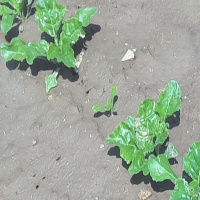
#> input picture data/im_100.jpg, 200 x 200 px; its folder holds only this picture in this run
$ jupyter execute --allow-errors play_img_processing.ipynb
#> lines starting #> are read from the running program, lines starting #| are printed output that depends on the picture; after the words box and inside, x2 and y2 are one past the last pixel; in counts of white or black regions, pixels touching at a corner belong together
#> call 2 of plant_detect, with path = 'data/im_100.jpg', verbose = False
#> in plant_detect, img_cv is the input picture: shape (200, 200, 3); mean B, G, R 151.8, 169, 154.5
[cell 1]
import cv2
import numpy as np
import matplotlib.pyplot as plt

import os
from tqdm import tqdm

[cell 2]
def ndi(img):
    R = img[:, :, 0].astype(int)
    G = img[:, :, 1].astype(int)
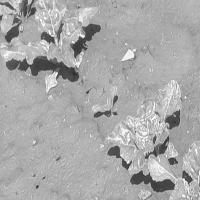
#> G: shape (200, 200) int64; min 32, max 255, mean 169

    NDI = 128 * ((G - R)/(G + R) + 1)
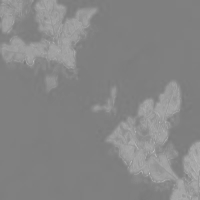
#> NDI: shape (200, 200) float64; min 121, max 196.7, mean 134.4

    return NDI.astype('uint8')

[cell 3]
def exg(img):
    R = img[:, :, 0].astype(int)
    G = img[:, :, 1].astype(int)
    B = img[:, :, 2].astype(int)
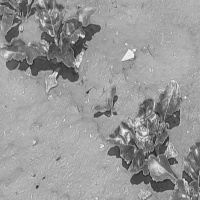
#> B: shape (200, 200) int64; min 22, max 246, mean 151.8

    sum_RGB = R + G + B
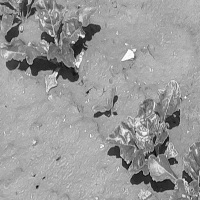
#> sum_RGB: shape (200, 200) int64; min 93, max 727, mean 475.3; drawn with min black and max white
    EXG = 64 *((2 * G - R - B) / sum_RGB + 2)

    return EXG.astype('uint8')

[cell 4]
# [7 lines left out: function cive, not called in this run]

[cell 5]
# [9 lines left out: function exgr, not called in this run]

[cell 6]
# [10 lines left out: function veg, not called in this run]

[cell 7]
# [7 lines left out: function mexg, not called in this run]

[cell 8]
def otsu_binarization(img, verbose=False):
#> called with verbose = False
    blur = cv2.GaussianBlur(img,(5,5),0)
    th1, ret = cv2.threshold(blur,0,255,cv2.THRESH_BINARY+cv2.THRESH_OTSU)
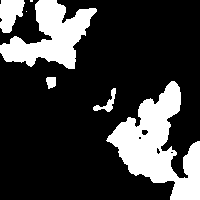
#> ret: shape (200, 200); 23.1% white; 7 white regions (2 under 20 px), largest, box (x1, y1, x2, y2) and area: (106, 81, 200, 200) 5104, (0, 0, 97, 69) 3261, (0, 0, 25, 33) 587, (93, 88, 116, 112) 171, (46, 77, 56, 89) 98
#> th1 = 140
    if verbose:
        print(th1)
    return th1, ret

[cell 9]
# [6 lines left out: function fixed_binarization, not called in this run]

[cell 10]
def mean_binarization(img):
    th3 = cv2.adaptiveThreshold(img,255,cv2.ADAPTIVE_THRESH_GAUSSIAN_C, cv2.THRESH_BINARY,11,2)
    return th3

[cell 11]
def imshow(img, verbose=True, gray=True):
    if verbose:
        plt.figure()
        if gray:
            plt.imshow(img, cmap='gray')
        else:
            plt.imshow(img)

# Play around

[cell 12]
# Read image
img_cv = cv2.imread('data/im_109.jpg')
#> (the rest of this cell did not finish here and is left out)

#> (a cell that did not finish here is left out)

#> (a cell that did not finish here is left out)

#> (a cell that did not finish here is left out)

#> (a cell that did not finish here is left out)

# Version 1

[cell 17]
def plant_detect(path, verbose=False):
    # Read image
    img_cv = cv2.imread(path)
    img = img_cv[:, :, ::-1]
    imshow(img, verbose=verbose, gray=False)

    # Calculate enhanced image
    ndi_img = ndi(img)
    imshow(ndi_img, verbose=verbose)

    exg_img = exg(img)
    imshow(exg_img, verbose=verbose)

    # Segmentaion
    thistle_th, ndi_binary_img = otsu_binarization(ndi_img, verbose=verbose)
    imshow(ndi_binary_img, verbose=verbose)

    beet_th, exg_binary_img = otsu_binarization(exg_img, verbose=verbose)
    imshow(exg_binary_img, verbose=verbose)

    kernel = np.ones((5,5),np.uint8)
    exg_dilation_img = cv2.dilate(exg_binary_img,kernel,iterations = 1)
    mask = ((ndi_binary_img != 0) & (exg_dilation_img == 0))
    thistle_img = np.zeros_like(ndi_binary_img)
    thistle_img[mask] = 255
    imshow(thistle_img, verbose=verbose)

    #
    plant_img = np.copy(img)
    plant_img[ndi_binary_img==0]=[0, 0, 0]
    imshow(plant_img, verbose=verbose, gray=False)

    # Find contour
    img2 = np.copy(img)
    contours, _ = cv2.findContours(thistle_img,cv2.RETR_TREE,cv2.CHAIN_APPROX_SIMPLE)
    for contour in contours:
        (x,y,w,h) = cv2.boundingRect(contour)
        if w * h > 900:
            cv2.rectangle(img2, (x,y), (x+w,y+h), (0,255,0), 2)

    contours, _ = cv2.findContours(exg_binary_img,cv2.RETR_TREE,cv2.CHAIN_APPROX_SIMPLE)
    for contour in contours:
        (x,y,w,h) = cv2.boundingRect(contour)
        if w * h > 900:
            cv2.rectangle(img2, (x,y), (x+w,y+h), (255,0,0), 2)

    imshow(img2, verbose=verbose, gray=False)

    return img, img2, thistle_th, beet_th

#> (a cell that did not finish here is left out)

[cell 19]
data_path = 'data'
result_path = 'results'
thistle_th = []
beet_th = []
file_name = []

for file in tqdm(os.listdir(data_path)):
    if '.jpg' in file:
        img, result, th1, th2 = plant_detect(os.path.join(data_path, file))
#> call 2 of otsu_binarization, with verbose = False
#> in otsu_binarization (call 2), `th1, ret = cv2.threshold(blur,0,255,cv2.THRESH_BINARY+cv2.THRESH_OTSU)`:
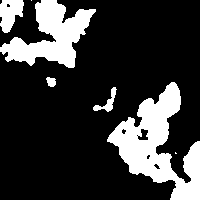
#> ret: shape (200, 200); 21.5% white; 7 white regions (2 under 20 px), largest, box (x1, y1, x2, y2) and area: (107, 82, 200, 200) 4726, (0, 0, 96, 68) 3059, (0, 0, 24, 33) 546, (93, 87, 117, 112) 185, (46, 77, 56, 87) 75
#> in otsu_binarization (call 2), `th1, ret = cv2.threshold(blur,0,255,cv2.THRESH_BINARY+cv2.THRESH_OTSU)`: th1 = 137
#> in plant_detect (call 2), `exg_dilation_img = cv2.dilate(exg_binary_img,kernel,iterations = 1)`: exg_dilation_img: shape (200, 200); 28.1% white; 5 white regions, box (x1, y1, x2, y2) and area: (105, 80, 200, 200) 5988, (0, 0, 98, 70) 3966, (0, 0, 26, 35) 714, (91, 85, 119, 114) 413, (44, 75, 58, 89) 172
#> in plant_detect (call 2), `mask = ((ndi_binary_img != 0) & (exg_dilation_img == 0))`:
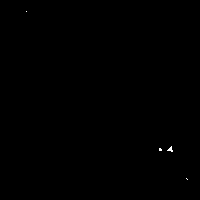
#> mask: shape (200, 200) bool; 0.07% white in thin lines or dots, all inside (x1, y1, x2, y2) = (26, 11, 188, 180)
#> in plant_detect (call 2), `plant_img[ndi_binary_img==0]=[0, 0, 0]`:
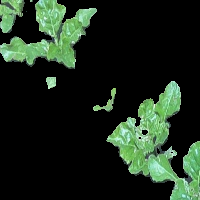
#> plant_img: shape (200, 200, 3); mean R, G, B 27.7, 41.8, 28
#> in plant_detect (call 2), `contours, _ = cv2.findContours(exg_binary_img,cv2.RETR_TREE,cv2.CHAIN_..`: contours = 13 contours, 5 with area under 20; largest, box (x1, y1, x2, y2) and area: (107, 82, 200, 200) 4598, (0, 0, 96, 68) 2880, (0, 0, 24, 33) 504, (93, 87, 117, 112) 146, (137, 128, 149, 141) 93, (46, 77, 56, 87) 60, (153, 163, 161, 170) 22, (121, 128, 127, 135) 20
#> the loop in plant_detect (call 2), `for contour in contours:` made 13 passes
#> (x, y, w, h) on passes 2, 3, 4, 5, 7, 8, 9, 10, 11, 12, 13: (93, 87, 24, 25), (107, 82, 93, 118), (153, 163, 8, 7), (146, 154, 5, 6), (137, 128, 12, 13), (121, 128, 6, 7), (46, 77, 10, 10), (0, 0, 96, 68), (31, 0, 1, 1), (0, 0, 24, 33), (6, 3, 5, 5)
#> (contour, x, y, w, h) on passes 1, 6: ([[175, 152], [175, 153], [176, 153]], 175, 152, 2, 2), ([[136, 135], [137, 134], [138, 135], [137, 136]], 136, 134, 3, 3)
#> after the loop in plant_detect (call 2), `for contour in contours:`:
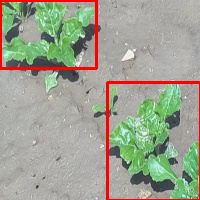
#> img2: shape (200, 200, 3); mean R, G, B 158.9, 162.5, 145.8
#         fig, (ax1, ax2) = plt.subplots(1, 2)
#         ax1.imshow(img, cmap='gray')
#         ax2.imshow(result, cmap='gray')
        cv2.imwrite(os.path.join(result_path, file), cv2.cvtColor(result, cv2.COLOR_RGB2BGR))

        file_name.append(file)
        thistle_th.append(th1)
        beet_th.append(th2)

[cell 20]
plt.plot(thistle_th)
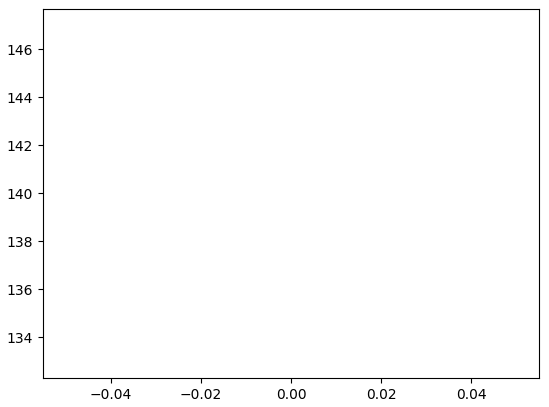
#> figure drawn by matplotlib, 1 panel

[cell 21]
plt.plot(beet_th)

[cell 22]
for i in range(len(thistle_th)):
    if thistle_th[i] <= 132:
        print(file_name[i], i, thistle_th[i])
#> this loop made 1 pass

#> (a cell that did not finish here is left out)

[cell 24]
THISTLE_TH = 138
BEET_TH = 131
def plant_detect_v2(path, verbose=False):
    # Read image
    img_cv = cv2.imread(path)
    img = img_cv[:, :, ::-1]
    imshow(img, verbose=verbose, gray=False)

    # Calculate enhanced image
    ndi_img = ndi(img)
    imshow(ndi_img, verbose=verbose)

    exg_img = exg(img)
    imshow(exg_img, verbose=verbose)

    # Segmentaion
    kernel = np.ones((5,5),np.uint8)

    thistle_th, ndi_binary_img = otsu_binarization(ndi_img, verbose=verbose)
    if thistle_th < THISTLE_TH:
        thistle_th, ndi_binary_img = fixed_binarization(ndi_img, th=THISTLE_TH, verbose=verbose)
        ndi_binary_img = cv2.dilate(ndi_binary_img,kernel,iterations = 1)
    imshow(ndi_binary_img, verbose=verbose)

    beet_th, exg_binary_img = otsu_binarization(exg_img, verbose=verbose)
    if beet_th < BEET_TH:
        beet_th, exg_binary_img = fixed_binarization(exg_img, th=BEET_TH, verbose=verbose)
    imshow(exg_binary_img, verbose=verbose)

    exg_dilation_img = cv2.dilate(exg_binary_img,kernel,iterations = 1)
    mask = ((ndi_binary_img != 0) & (exg_dilation_img == 0))
    thistle_img = np.zeros_like(ndi_binary_img)
    thistle_img[mask] = 255
    thistle_img = cv2.morphologyEx(thistle_img, cv2.MORPH_OPEN, kernel)
    imshow(thistle_img, verbose=verbose)

    #
    plant_img = np.copy(img)
    plant_img[ndi_binary_img==0]=[0, 0, 0]
    imshow(plant_img, verbose=verbose, gray=False)

    # Find contour
    img2 = np.copy(img)
    contours, _ = cv2.findContours(thistle_img,cv2.RETR_TREE,cv2.CHAIN_APPROX_SIMPLE)
    for contour in contours:
        (x,y,w,h) = cv2.boundingRect(contour)
        if w * h > 900:
            cv2.rectangle(img2, (x,y), (x+w,y+h), (0,255,0), 2)

    contours, _ = cv2.findContours(exg_binary_img,cv2.RETR_TREE,cv2.CHAIN_APPROX_SIMPLE)
    for contour in contours:
        (x,y,w,h) = cv2.boundingRect(contour)
        if w * h > 900:
            cv2.rectangle(img2, (x,y), (x+w,y+h), (255,0,0), 2)

    imshow(img2, verbose=verbose, gray=False)

    return img, img2, thistle_th, beet_th

#> (a cell that did not finish here is left out)

[cell 26]
data_path = 'data'
result_path = 'results'
thistle_th = []
beet_th = []
file_name = []

for file in tqdm(os.listdir(data_path)):
    if '.jpg' in file:
        img, result, th1, th2 = plant_detect_v2(os.path.join(data_path, file))
#> in plant_detect_v2 (call 2), `thistle_img = cv2.morphologyEx(thistle_img, cv2.MORPH_OPEN, kernel)`: thistle_img: shape (200, 200); every value is 0
#> the loop in plant_detect_v2 (call 2), `for contour in contours:` made 13 passes

$ run again, on data/im_122.jpg
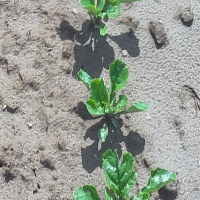
#> input picture data/im_122.jpg, 200 x 200 px
#> in plant_detect, img_cv is the input picture: shape (200, 200, 3); mean B, G, R 147.3, 156.5, 150.7
#> in otsu_binarization, `th1, ret = cv2.threshold(blur,0,255,cv2.THRESH_BINARY+cv2.THRESH_OTSU)`:
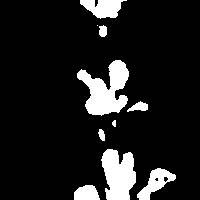
#> ret: shape (200, 200); 11.6% white; 10 white regions (1 under 20 px), largest, box (x1, y1, x2, y2) and area: (77, 60, 129, 116) 1614, (101, 149, 136, 200) 1331, (80, 0, 127, 19) 566
#> th1 = 142
#> ret: shape (200, 200); 10.8% white; 10 white regions (2 under 20 px), largest, box (x1, y1, x2, y2) and area: (77, 59, 129, 116) 1567, (102, 149, 136, 200) 1273, (80, 0, 128, 18) 558
#> in plant_detect (call 2), `beet_th, exg_binary_img = otsu_binarization(exg_img, verbose=verbose)`: beet_th = 139
#> exg_dilation_img: shape (200, 200); 15.7% white; 7 white regions, largest, box (x1, y1, x2, y2) and area: (75, 57, 149, 118) 2438, (100, 147, 138, 200) 1664, (135, 166, 178, 200) 804
#> mask: shape (200, 200) bool; 0.08% white in thin lines or dots, all inside (x1, y1, x2, y2) = (97, 25, 116, 139)
#> in plant_detect (call 2), `contours, _ = cv2.findContours(exg_binary_img,cv2.RETR_TREE,cv2.CHAIN_..`: contours = 16 contours, 6 with area under 20; largest, box (x1, y1, x2, y2) and area: (77, 59, 129, 116) 1457, (102, 149, 136, 200) 1206, (80, 0, 128, 18) 498, (137, 168, 168, 200) 402, (75, 185, 100, 200) 274
#> the loop in plant_detect (call 2), `for contour in contours:` made 16 passes
#> (x, y, w, h) on passes 1, 2, 3, 4, 5, 10, 11, 13: (75, 185, 25, 15), (169, 174, 7, 7), (137, 168, 31, 32), (153, 175, 8, 9), (102, 149, 34, 51), (107, 165, 8, 6), (103, 138, 1, 1), (126, 103, 21, 9)
#> `[cell 20] plt.plot(thistle_th)`:
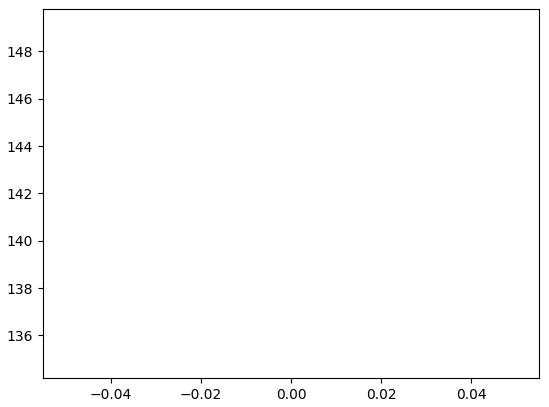
#> figure drawn by matplotlib, 1 panel
#> the loop `for i in range(len(thistle_th)):` made 1 pass
#> thistle_img: shape (200, 200); every value is 0
#> the loop in plant_detect_v2 (call 2), `for contour in contours:` made 16 passes

$ run again, on data/im_125.jpg
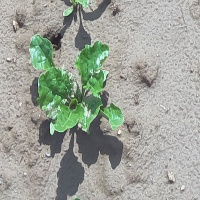
#> input picture data/im_125.jpg, 200 x 200 px
#> in plant_detect, img_cv is the input picture: shape (200, 200, 3); mean B, G, R 153.9, 163.6, 158.6
#> ret: shape (200, 200); 12.1% white; 5 white regions (2 under 20 px), largest, box (x1, y1, x2, y2) and area: (30, 35, 123, 134) 4705, (73, 0, 88, 7) 65, (65, 10, 73, 17) 39
#> th1 = 140
#> ret: shape (200, 200); 11.5% white; 5 white regions (3 under 20 px), largest, box (x1, y1, x2, y2) and area: (30, 36, 123, 133) 4494, (72, 0, 87, 6) 64
#> in plant_detect (call 2), `beet_th, exg_binary_img = otsu_binarization(exg_img, verbose=verbose)`: beet_th = 137
#> exg_dilation_img: shape (200, 200); 15.5% white; 4 white regions (1 under 20 px), largest, box (x1, y1, x2, y2) and area: (28, 34, 125, 135) 5989, (70, 0, 89, 8) 133, (64, 10, 74, 18) 72
#> mask: shape (200, 200) bool; 0.03% white in thin lines or dots, all inside (x1, y1, x2, y2) = (31, 51, 52, 135)
#> in plant_detect (call 2), `contours, _ = cv2.findContours(exg_binary_img,cv2.RETR_TREE,cv2.CHAIN_..`: contours = 12 contours, 6 with area under 20; largest, box (x1, y1, x2, y2) and area: (30, 36, 123, 133) 4458, (82, 89, 94, 102) 94, (84, 105, 91, 118) 58, (64, 94, 72, 106) 46, (72, 0, 87, 6) 46, (96, 54, 105, 66) 42
#> the loop in plant_detect (call 2), `for contour in contours:` made 12 passes
#> (x, y, w, h) on passes 2, 3, 4, 6, 7, 9, 10, 11: (47, 111, 4, 4), (30, 36, 93, 97), (84, 105, 7, 13), (64, 94, 8, 12), (82, 89, 12, 13), (96, 69, 4, 4), (96, 54, 9, 12), (66, 12, 6, 4)
#> after the loop in plant_detect (call 2), `for contour in contours:`:
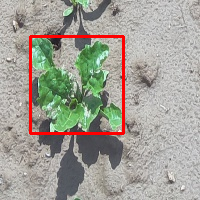
#> img2: shape (200, 200, 3); mean R, G, B 161.7, 159.4, 149.9
#> the loop `for i in range(len(thistle_th)):` made 1 pass
#> thistle_img: shape (200, 200); every value is 0
#> the loop in plant_detect_v2 (call 2), `for contour in contours:` made 12 passes
